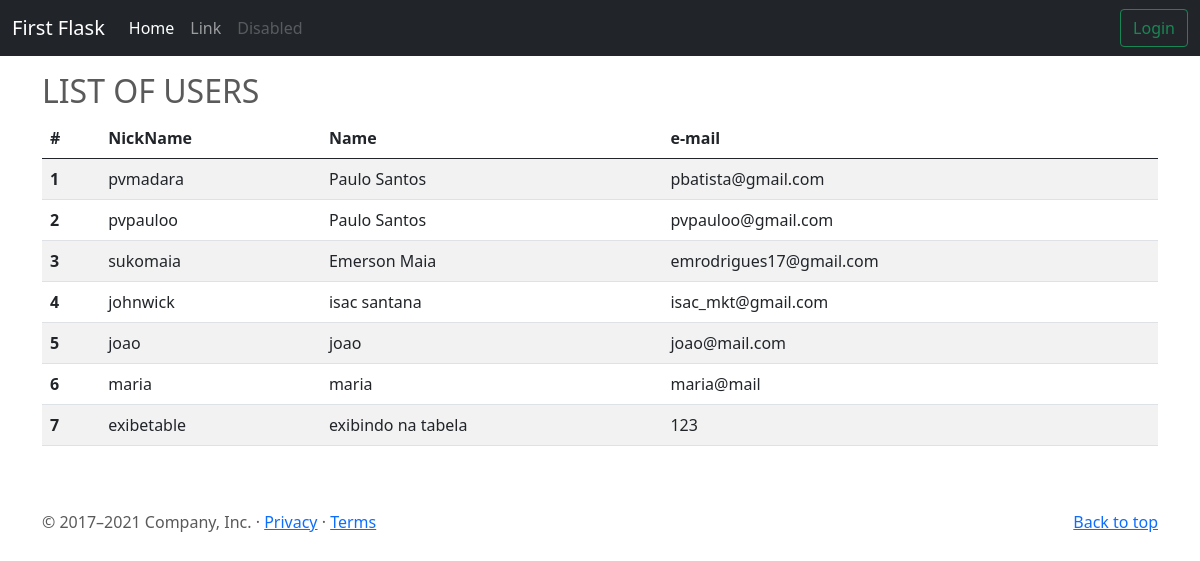
/users, run on an earlier commit of the app's database.
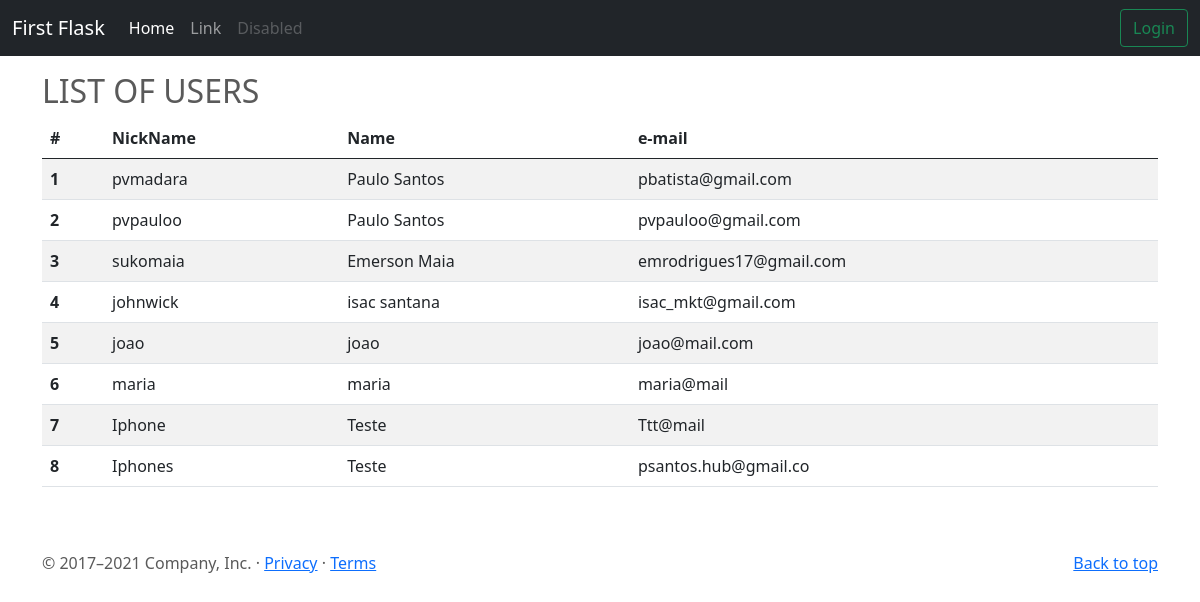
And on a later commit of the database.
### app/models/tables.py (models this page shows, shortened)
class User(db.Model):
    __tablename__ = "users"
    id = db.Column(db.Integer, primary_key=True)
    username = db.Column(db.String, unique=True)
    password = db.Column(db.String)
    name = db.Column(db.String)
    email = db.Column(db.String, unique=True)

### app/controllers/defalt.py (the view)
@app.route("/users", methods=["GET"])
def users():
    engine = db.engine
    results = engine.execute('select * from users')
    return render_template('users.html', user=results)

### app/templates/users.html
{% extends 'base.html' %}
    {% block content %}
<br/>
<div class="container marketing">
<div class="col-md-12 col-md-offset-8">
    <h2>LIST OF USERS</h2>
    <table class="table table-striped">
    <thead>
    <tr>
      <th scope="col">#</th>
      <th scope="col">NickName</th>
      <th scope="col">Name</th>
      <th scope="col">e-mail</th>
    </tr>
  </thead>
    <tbody>
    {% for i in user %}
        <tr>
          <th scope="row">{{i[0]}}</th>
          <td>{{i[1]}}</td>
          <td>{{i[3]}}</td>
          <td>{{i[4]}}</td>
        </tr>
    {% endfor %}
    </tbody>
</table>
</div>
</div>
<br/>
    {% endblock %}

What changed in the data, as far as the page shows it:
changed User id 7: username "exibetable" → "Iphone"; name "exibindo na tabela" → "Teste"; email "123" → "Ttt@mail"
added User: id "8", username "Iphones", name "Teste", email "psantos.hub@gmail.co"
